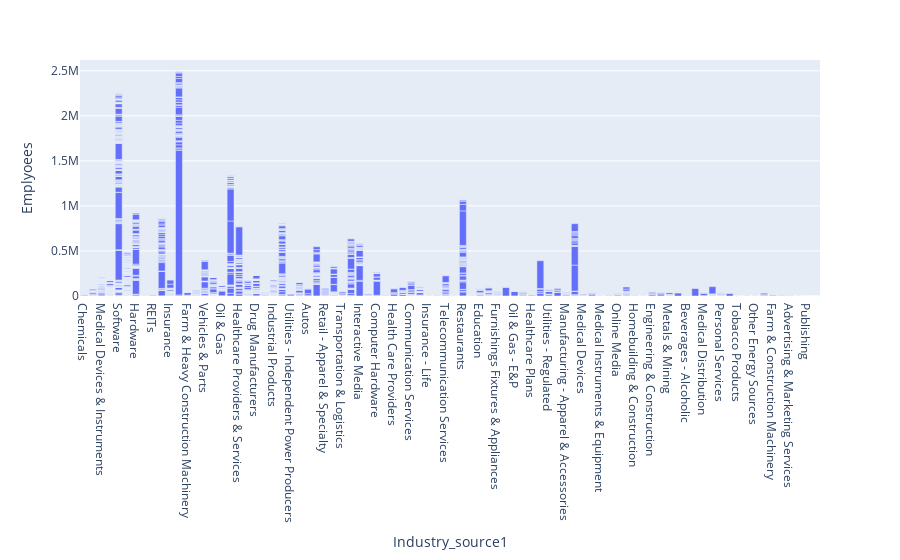

This figure's notebook cell:
### Code cell
px.bar(a,x=a.Industry_source1, y= a.Emplyoees).show()

### Figure 1 — Plotly figure (JSON) as saved in the notebook; plotly's stock layout.template omitted (floating-point values rounded to 4 significant figures; data arrays with more than 128 entries replaced by an {"elided": "..."} marker saying what was removed)
{"data": [{"alignmentgroup": "True", "hovertemplate": "Industry_source1=%{x}<br>Emplyoees=%{y}<extra></extra>", "legendgroup": "", "marker": {"color": "#636efa", "pattern": {"shape": ""}}, "name": "", "offsetgroup": "", "orientation": "v", "showlegend": false, "textposition": "auto", "type": "bar", "x": {"elided": "4911 str values"}, "xaxis": "x", "y": {"elided": "4911 int values"}, "yaxis": "y"}], "layout": {"barmode": "relative", "legend": {"tracegroupgap": 0}, "margin": {"t": 60}, "xaxis": {"anchor": "y", "domain": [0, 1], "title": {"text": "Industry_source1"}}, "yaxis": {"anchor": "x", "domain": [0, 1], "title": {"text": "Emplyoees"}}}}
